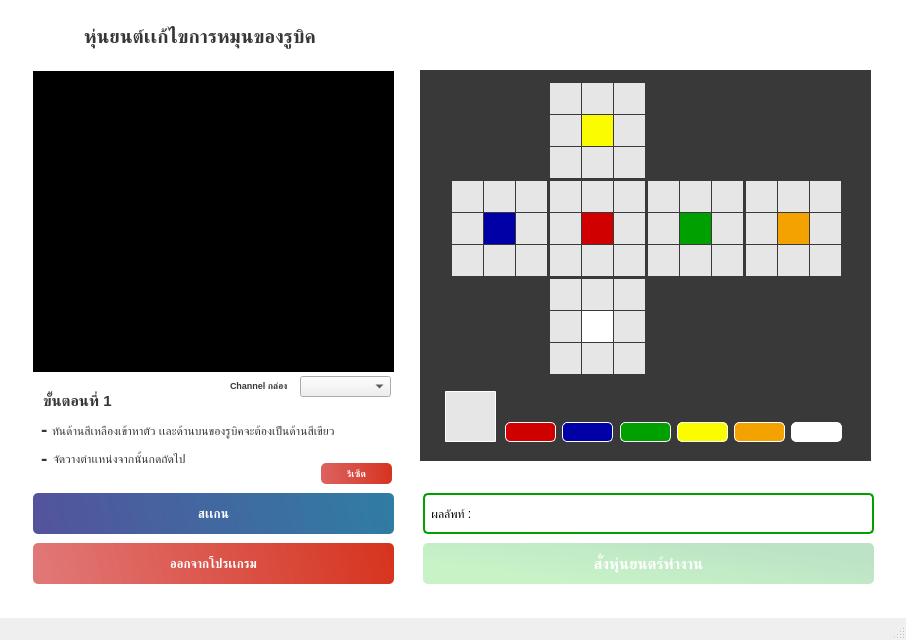
<?xml version="1.0" encoding="UTF-8"?>
<ui version="4.0">
 <class>MainWindow</class>
 <widget class="QMainWindow" name="MainWindow">
  <property name="geometry">
   <rect>
    <x>0</x>
    <y>0</y>
    <width>906</width>
    <height>640</height>
   </rect>
  </property>
  <property name="windowTitle">
   <string>MainWindow</string>
  </property>
  <widget class="QWidget" name="centralwidget">
   <widget class="QLabel" name="label_5">
    <property name="geometry">
     <rect>
      <x>43</x>
      <y>381</y>
      <width>81</width>
      <height>40</height>
     </rect>
    </property>
    <property name="font">
     <font>
      <family>Arial</family>
      <pointsize>11</pointsize>
      <weight>75</weight>
      <bold>true</bold>
     </font>
    </property>
    <property name="styleSheet">
     <string notr="true">color:rgba(0, 0, 0, 200);</string>
    </property>
    <property name="text">
     <string>ขั้นตอนที่ 1</string>
    </property>
   </widget>
   <widget class="QLabel" name="label_8">
    <property name="geometry">
     <rect>
      <x>53</x>
      <y>439</y>
      <width>241</width>
      <height>40</height>
     </rect>
    </property>
    <property name="font">
     <font>
      <family>Arial</family>
      <pointsize>9</pointsize>
      <weight>50</weight>
      <bold>false</bold>
     </font>
    </property>
    <property name="styleSheet">
     <string notr="true">color:rgba(0, 0, 0, 200);</string>
    </property>
    <property name="text">
     <string>จัดวางตำเเหน่งจากนั้นกดถัดไป</string>
    </property>
   </widget>
   <widget class="QPushButton" name="btExit">
    <property name="geometry">
     <rect>
      <x>33</x>
      <y>543</y>
      <width>361</width>
      <height>41</height>
     </rect>
    </property>
    <property name="font">
     <font>
      <pointsize>9</pointsize>
      <weight>75</weight>
      <bold>true</bold>
     </font>
    </property>
    <property name="styleSheet">
     <string notr="true">	background-color: qlineargradient(spread:pad, x1:0, y1:0.505682, x2:1, y2:0.477, stop:0 rgba(220, 98, 98, 219), stop:1 rgba(214, 52, 31 226));

	color:rgba(255, 255, 255);
	border-radius:5px;
</string>
    </property>
    <property name="text">
     <string>ออกจากโปรเเกรม</string>
    </property>
   </widget>
   <widget class="QLabel" name="label_6">
    <property name="geometry">
     <rect>
      <x>52</x>
      <y>411</y>
      <width>361</width>
      <height>40</height>
     </rect>
    </property>
    <property name="font">
     <font>
      <family>Arial</family>
      <pointsize>9</pointsize>
      <weight>50</weight>
      <bold>false</bold>
     </font>
    </property>
    <property name="styleSheet">
     <string notr="true">color:rgba(0, 0, 0, 200);</string>
    </property>
    <property name="text">
     <string>หันด้านสีเหลืองเข้าหาตัว เเละด้านบนของรูบิคจะต้องเป็นด้านสีเขียว</string>
    </property>
   </widget>
   <widget class="QLabel" name="label_10">
    <property name="geometry">
     <rect>
      <x>41</x>
      <y>443</y>
      <width>31</width>
      <height>31</height>
     </rect>
    </property>
    <property name="font">
     <font>
      <family>Arial</family>
      <pointsize>14</pointsize>
      <weight>75</weight>
      <bold>true</bold>
     </font>
    </property>
    <property name="styleSheet">
     <string notr="true">color:rgba(0, 0, 0, 200);</string>
    </property>
    <property name="text">
     <string>- </string>
    </property>
   </widget>
   <widget class="QLabel" name="label_9">
    <property name="geometry">
     <rect>
      <x>41</x>
      <y>414</y>
      <width>31</width>
      <height>31</height>
     </rect>
    </property>
    <property name="font">
     <font>
      <family>Arial</family>
      <pointsize>14</pointsize>
      <weight>75</weight>
      <bold>true</bold>
     </font>
    </property>
    <property name="styleSheet">
     <string notr="true">color:rgba(0, 0, 0, 200);</string>
    </property>
    <property name="text">
     <string>- </string>
    </property>
   </widget>
   <widget class="QLabel" name="video">
    <property name="geometry">
     <rect>
      <x>33</x>
      <y>71</y>
      <width>361</width>
      <height>301</height>
     </rect>
    </property>
    <property name="styleSheet">
     <string notr="true">background-color: rgb(0, 0, 0);
color: rgb(255, 255, 255);</string>
    </property>
    <property name="text">
     <string/>
    </property>
    <property name="alignment">
     <set>Qt::AlignCenter</set>
    </property>
   </widget>
   <widget class="QPushButton" name="btNext">
    <property name="geometry">
     <rect>
      <x>33</x>
      <y>493</y>
      <width>361</width>
      <height>41</height>
     </rect>
    </property>
    <property name="font">
     <font>
      <pointsize>9</pointsize>
      <weight>75</weight>
      <bold>true</bold>
     </font>
    </property>
    <property name="styleSheet">
     <string notr="true">background-color: qlineargradient(spread:pad, x1:0, y1:0.505682, x2:1, y2:0.477, stop:0 rgba(55, 55, 140, 219), stop:1 rgba(21, 108, 152, 226));
color:rgba(255, 255, 255);
border-radius:5px;

</string>
    </property>
    <property name="text">
     <string>สเเกน</string>
    </property>
    <property name="autoDefault">
     <bool>true</bool>
    </property>
   </widget>
   <widget class="QLabel" name="label_4">
    <property name="geometry">
     <rect>
      <x>84</x>
      <y>21</y>
      <width>271</width>
      <height>31</height>
     </rect>
    </property>
    <property name="font">
     <font>
      <family>Arial</family>
      <pointsize>14</pointsize>
      <weight>75</weight>
      <bold>true</bold>
     </font>
    </property>
    <property name="styleSheet">
     <string notr="true">color:rgba(0, 0, 0, 200);</string>
    </property>
    <property name="text">
     <string>หุ่นยนต์เเก้ไขการหมุนของรูบิค</string>
    </property>
   </widget>
   <widget class="QLabel" name="bg">
    <property name="geometry">
     <rect>
      <x>-10</x>
      <y>-20</y>
      <width>921</width>
      <height>681</height>
     </rect>
    </property>
    <property name="styleSheet">
     <string notr="true">background-color: rgb(255, 255, 255);</string>
    </property>
    <property name="text">
     <string/>
    </property>
   </widget>
   <widget class="QLabel" name="label_2">
    <property name="geometry">
     <rect>
      <x>420</x>
      <y>70</y>
      <width>451</width>
      <height>391</height>
     </rect>
    </property>
    <property name="styleSheet">
     <string notr="true">background-color: rgb(57, 57, 57);</string>
    </property>
    <property name="text">
     <string/>
    </property>
   </widget>
   <widget class="QLabel" name="result">
    <property name="geometry">
     <rect>
      <x>423</x>
      <y>493</y>
      <width>451</width>
      <height>41</height>
     </rect>
    </property>
    <property name="font">
     <font>
      <family>Arial</family>
      <pointsize>9</pointsize>
      <weight>50</weight>
      <bold>false</bold>
     </font>
    </property>
    <property name="styleSheet">
     <string notr="true">border: 2px solid rgb(0, 160, 0);
border-radius: 5px;</string>
    </property>
    <property name="text">
     <string> ผลลัพท์ : </string>
    </property>
   </widget>
   <widget class="QPushButton" name="btRobot">
    <property name="enabled">
     <bool>false</bool>
    </property>
    <property name="geometry">
     <rect>
      <x>423</x>
      <y>543</y>
      <width>451</width>
      <height>41</height>
     </rect>
    </property>
    <property name="font">
     <font>
      <pointsize>11</pointsize>
      <weight>75</weight>
      <bold>true</bold>
     </font>
    </property>
    <property name="styleSheet">
     <string notr="true">background-color: qlineargradient(spread:pad, x1:0.955, y1:0.363455, x2:0, y2:1, stop:0 rgba(84, 183, 108, 100), stop:0.75 rgba(114, 225, 112, 100));
color:rgba(255, 255, 255);
border-radius:5px;
</string>
    </property>
    <property name="text">
     <string>สั่งหุ่นยนตร์ทำงาน</string>
    </property>
    <property name="autoDefault">
     <bool>true</bool>
    </property>
   </widget>
   <widget class="QPushButton" name="btReset">
    <property name="geometry">
     <rect>
      <x>321</x>
      <y>463</y>
      <width>71</width>
      <height>21</height>
     </rect>
    </property>
    <property name="font">
     <font>
      <pointsize>7</pointsize>
      <weight>75</weight>
      <bold>true</bold>
     </font>
    </property>
    <property name="styleSheet">
     <string notr="true">	background-color: qlineargradient(spread:pad, x1:0, y1:0.505682, x2:1, y2:0.477, stop:0 rgba(220, 98, 98, 255), stop:1 rgba(214, 52, 31,255));


color:rgba(255, 255, 255);
border-radius:5px;

</string>
    </property>
    <property name="text">
     <string>รีเซ็ต</string>
    </property>
    <property name="autoDefault">
     <bool>true</bool>
    </property>
   </widget>
   <widget class="QLabel" name="label_Colors">
    <property name="geometry">
     <rect>
      <x>445</x>
      <y>391</y>
      <width>51</width>
      <height>51</height>
     </rect>
    </property>
    <property name="styleSheet">
     <string notr="true">background-color: rgb(230, 230, 230);
border: 1px solid rgb(255, 255,255);border-radius:1px;
</string>
    </property>
    <property name="text">
     <string/>
    </property>
    <property name="alignment">
     <set>Qt::AlignCenter</set>
    </property>
   </widget>
   <widget class="QPushButton" name="btR">
    <property name="geometry">
     <rect>
      <x>505</x>
      <y>422</y>
      <width>51</width>
      <height>20</height>
     </rect>
    </property>
    <property name="styleSheet">
     <string notr="true">background-color: rgb(208, 0, 0);
border: 1px solid rgb(255, 255,255);
border-radius:5px;
</string>
    </property>
    <property name="text">
     <string/>
    </property>
   </widget>
   <widget class="QPushButton" name="btB">
    <property name="geometry">
     <rect>
      <x>562</x>
      <y>422</y>
      <width>51</width>
      <height>20</height>
     </rect>
    </property>
    <property name="styleSheet">
     <string notr="true">background-color: rgb(0, 0, 167);
border-radius:5px;
border: 1px solid rgb(255, 255,255);</string>
    </property>
    <property name="text">
     <string/>
    </property>
   </widget>
   <widget class="QPushButton" name="btY">
    <property name="geometry">
     <rect>
      <x>677</x>
      <y>422</y>
      <width>51</width>
      <height>20</height>
     </rect>
    </property>
    <property name="styleSheet">
     <string notr="true">background-color: rgb(252, 252, 0);
border-radius:5px;
border: 1px solid rgb(255, 255,255);</string>
    </property>
    <property name="text">
     <string/>
    </property>
   </widget>
   <widget class="QPushButton" name="btG">
    <property name="geometry">
     <rect>
      <x>620</x>
      <y>422</y>
      <width>51</width>
      <height>20</height>
     </rect>
    </property>
    <property name="styleSheet">
     <string notr="true">background-color: rgb(0, 160, 0);
border-radius:5px;
border: 1px solid rgb(255, 255,255);</string>
    </property>
    <property name="text">
     <string/>
    </property>
   </widget>
   <widget class="QPushButton" name="btO">
    <property name="geometry">
     <rect>
      <x>734</x>
      <y>422</y>
      <width>51</width>
      <height>20</height>
     </rect>
    </property>
    <property name="styleSheet">
     <string notr="true">background-color: rgb(243, 162, 0);
border-radius:5px;
border: 1px solid rgb(255, 255,255);</string>
    </property>
    <property name="text">
     <string/>
    </property>
   </widget>
   <widget class="QPushButton" name="btW">
    <property name="geometry">
     <rect>
      <x>791</x>
      <y>422</y>
      <width>51</width>
      <height>20</height>
     </rect>
    </property>
    <property name="styleSheet">
     <string notr="true">background-color: rgb(255, 255, 255);
border-radius:5px;
border: 1px solid rgb(255, 255,255);</string>
    </property>
    <property name="text">
     <string/>
    </property>
   </widget>
   <widget class="QPushButton" name="o5">
    <property name="geometry">
     <rect>
      <x>778</x>
      <y>213</y>
      <width>31</width>
      <height>31</height>
     </rect>
    </property>
    <property name="styleSheet">
     <string notr="true">background-color: rgb(243, 162, 0);
border-radius:0px;</string>
    </property>
    <property name="text">
     <string/>
    </property>
   </widget>
   <widget class="QPushButton" name="b9">
    <property name="geometry">
     <rect>
      <x>516</x>
      <y>245</y>
      <width>31</width>
      <height>31</height>
     </rect>
    </property>
    <property name="styleSheet">
     <string notr="true">background-color: rgb(230, 230, 230);
border-radius:0px;</string>
    </property>
    <property name="text">
     <string/>
    </property>
   </widget>
   <widget class="QPushButton" name="g5">
    <property name="geometry">
     <rect>
      <x>680</x>
      <y>213</y>
      <width>31</width>
      <height>31</height>
     </rect>
    </property>
    <property name="styleSheet">
     <string notr="true">background-color: rgb(0, 160, 0);
border-radius:0px;</string>
    </property>
    <property name="text">
     <string/>
    </property>
   </widget>
   <widget class="QPushButton" name="b4">
    <property name="geometry">
     <rect>
      <x>452</x>
      <y>213</y>
      <width>31</width>
      <height>31</height>
     </rect>
    </property>
    <property name="styleSheet">
     <string notr="true">background-color: rgb(230, 230, 230);
border-radius:0px;</string>
    </property>
    <property name="text">
     <string/>
    </property>
   </widget>
   <widget class="QPushButton" name="o2">
    <property name="geometry">
     <rect>
      <x>778</x>
      <y>181</y>
      <width>31</width>
      <height>31</height>
     </rect>
    </property>
    <property name="styleSheet">
     <string notr="true">background-color: rgb(230, 230, 230);
border-radius:0px;</string>
    </property>
    <property name="text">
     <string/>
    </property>
   </widget>
   <widget class="QPushButton" name="b7">
    <property name="geometry">
     <rect>
      <x>452</x>
      <y>245</y>
      <width>31</width>
      <height>31</height>
     </rect>
    </property>
    <property name="styleSheet">
     <string notr="true">background-color: rgb(230, 230, 230);
border-radius:0px;</string>
    </property>
    <property name="text">
     <string/>
    </property>
   </widget>
   <widget class="QPushButton" name="g6">
    <property name="geometry">
     <rect>
      <x>712</x>
      <y>213</y>
      <width>31</width>
      <height>31</height>
     </rect>
    </property>
    <property name="styleSheet">
     <string notr="true">background-color: rgb(230, 230, 230);
border-radius:0px;</string>
    </property>
    <property name="text">
     <string/>
    </property>
   </widget>
   <widget class="QPushButton" name="r6">
    <property name="geometry">
     <rect>
      <x>614</x>
      <y>213</y>
      <width>31</width>
      <height>31</height>
     </rect>
    </property>
    <property name="styleSheet">
     <string notr="true">background-color: rgb(230, 230, 230);
border-radius:0px;</string>
    </property>
    <property name="text">
     <string/>
    </property>
   </widget>
   <widget class="QPushButton" name="w5">
    <property name="geometry">
     <rect>
      <x>582</x>
      <y>311</y>
      <width>31</width>
      <height>31</height>
     </rect>
    </property>
    <property name="styleSheet">
     <string notr="true">background-color: rgb(255, 255, 255);
border-radius:0px;</string>
    </property>
    <property name="text">
     <string/>
    </property>
   </widget>
   <widget class="QPushButton" name="g8">
    <property name="geometry">
     <rect>
      <x>680</x>
      <y>245</y>
      <width>31</width>
      <height>31</height>
     </rect>
    </property>
    <property name="styleSheet">
     <string notr="true">background-color: rgb(230, 230, 230);
border-radius:0px;</string>
    </property>
    <property name="text">
     <string/>
    </property>
   </widget>
   <widget class="QPushButton" name="w3">
    <property name="geometry">
     <rect>
      <x>614</x>
      <y>279</y>
      <width>31</width>
      <height>31</height>
     </rect>
    </property>
    <property name="styleSheet">
     <string notr="true">background-color: rgb(230, 230, 230);
border-radius:0px;</string>
    </property>
    <property name="text">
     <string/>
    </property>
   </widget>
   <widget class="QPushButton" name="y7">
    <property name="geometry">
     <rect>
      <x>550</x>
      <y>147</y>
      <width>31</width>
      <height>31</height>
     </rect>
    </property>
    <property name="styleSheet">
     <string notr="true">background-color: rgb(230, 230, 230);
border-radius:0px;</string>
    </property>
    <property name="text">
     <string/>
    </property>
   </widget>
   <widget class="QPushButton" name="w4">
    <property name="geometry">
     <rect>
      <x>550</x>
      <y>311</y>
      <width>31</width>
      <height>31</height>
     </rect>
    </property>
    <property name="styleSheet">
     <string notr="true">background-color: rgb(230, 230, 230);
border-radius:0px;</string>
    </property>
    <property name="text">
     <string/>
    </property>
   </widget>
   <widget class="QPushButton" name="o1">
    <property name="geometry">
     <rect>
      <x>746</x>
      <y>181</y>
      <width>31</width>
      <height>31</height>
     </rect>
    </property>
    <property name="styleSheet">
     <string notr="true">background-color: rgb(230, 230, 230);
border-radius:0px;</string>
    </property>
    <property name="text">
     <string/>
    </property>
   </widget>
   <widget class="QPushButton" name="b8">
    <property name="geometry">
     <rect>
      <x>484</x>
      <y>245</y>
      <width>31</width>
      <height>31</height>
     </rect>
    </property>
    <property name="styleSheet">
     <string notr="true">background-color: rgb(230, 230, 230);
border-radius:0px;</string>
    </property>
    <property name="text">
     <string/>
    </property>
   </widget>
   <widget class="QPushButton" name="w2">
    <property name="geometry">
     <rect>
      <x>582</x>
      <y>279</y>
      <width>31</width>
      <height>31</height>
     </rect>
    </property>
    <property name="styleSheet">
     <string notr="true">background-color: rgb(230, 230, 230);
border-radius:0px;</string>
    </property>
    <property name="text">
     <string/>
    </property>
   </widget>
   <widget class="QPushButton" name="g1">
    <property name="geometry">
     <rect>
      <x>648</x>
      <y>181</y>
      <width>31</width>
      <height>31</height>
     </rect>
    </property>
    <property name="styleSheet">
     <string notr="true">background-color: rgb(230, 230, 230);
border-radius:0px;</string>
    </property>
    <property name="text">
     <string/>
    </property>
   </widget>
   <widget class="QPushButton" name="w9">
    <property name="geometry">
     <rect>
      <x>614</x>
      <y>343</y>
      <width>31</width>
      <height>31</height>
     </rect>
    </property>
    <property name="styleSheet">
     <string notr="true">background-color: rgb(230, 230, 230);
border-radius:0px;</string>
    </property>
    <property name="text">
     <string/>
    </property>
   </widget>
   <widget class="QPushButton" name="r2">
    <property name="geometry">
     <rect>
      <x>582</x>
      <y>181</y>
      <width>31</width>
      <height>31</height>
     </rect>
    </property>
    <property name="styleSheet">
     <string notr="true">background-color: rgb(230, 230, 230);
border-radius:0px;</string>
    </property>
    <property name="text">
     <string/>
    </property>
   </widget>
   <widget class="QPushButton" name="y2">
    <property name="geometry">
     <rect>
      <x>582</x>
      <y>83</y>
      <width>31</width>
      <height>31</height>
     </rect>
    </property>
    <property name="styleSheet">
     <string notr="true">background-color: rgb(230, 230, 230);
border-radius:0px;</string>
    </property>
    <property name="text">
     <string/>
    </property>
   </widget>
   <widget class="QPushButton" name="r4">
    <property name="geometry">
     <rect>
      <x>550</x>
      <y>213</y>
      <width>31</width>
      <height>31</height>
     </rect>
    </property>
    <property name="styleSheet">
     <string notr="true">background-color: rgb(230, 230, 230);
border-radius:0px;</string>
    </property>
    <property name="text">
     <string/>
    </property>
   </widget>
   <widget class="QPushButton" name="g3">
    <property name="geometry">
     <rect>
      <x>712</x>
      <y>181</y>
      <width>31</width>
      <height>31</height>
     </rect>
    </property>
    <property name="styleSheet">
     <string notr="true">background-color: rgb(230, 230, 230);
border-radius:0px;</string>
    </property>
    <property name="text">
     <string/>
    </property>
   </widget>
   <widget class="QPushButton" name="w7">
    <property name="geometry">
     <rect>
      <x>550</x>
      <y>343</y>
      <width>31</width>
      <height>31</height>
     </rect>
    </property>
    <property name="styleSheet">
     <string notr="true">background-color: rgb(230, 230, 230);
border-radius:0px;</string>
    </property>
    <property name="text">
     <string/>
    </property>
   </widget>
   <widget class="QPushButton" name="o9">
    <property name="geometry">
     <rect>
      <x>810</x>
      <y>245</y>
      <width>31</width>
      <height>31</height>
     </rect>
    </property>
    <property name="styleSheet">
     <string notr="true">background-color: rgb(230, 230, 230);
border-radius:0px;</string>
    </property>
    <property name="text">
     <string/>
    </property>
   </widget>
   <widget class="QPushButton" name="o3">
    <property name="geometry">
     <rect>
      <x>810</x>
      <y>181</y>
      <width>31</width>
      <height>31</height>
     </rect>
    </property>
    <property name="styleSheet">
     <string notr="true">background-color: rgb(230, 230, 230);
border-radius:0px;</string>
    </property>
    <property name="text">
     <string/>
    </property>
   </widget>
   <widget class="QPushButton" name="r3">
    <property name="geometry">
     <rect>
      <x>614</x>
      <y>181</y>
      <width>31</width>
      <height>31</height>
     </rect>
    </property>
    <property name="styleSheet">
     <string notr="true">background-color: rgb(230, 230, 230);
border-radius:0px;</string>
    </property>
    <property name="text">
     <string/>
    </property>
   </widget>
   <widget class="QPushButton" name="y5">
    <property name="geometry">
     <rect>
      <x>582</x>
      <y>115</y>
      <width>31</width>
      <height>31</height>
     </rect>
    </property>
    <property name="styleSheet">
     <string notr="true">background-color: rgb(252, 252, 0);
border-radius:0px;</string>
    </property>
    <property name="text">
     <string/>
    </property>
   </widget>
   <widget class="QPushButton" name="g4">
    <property name="geometry">
     <rect>
      <x>648</x>
      <y>213</y>
      <width>31</width>
      <height>31</height>
     </rect>
    </property>
    <property name="styleSheet">
     <string notr="true">background-color: rgb(230, 230, 230);
border-radius:0px;</string>
    </property>
    <property name="text">
     <string/>
    </property>
   </widget>
   <widget class="QPushButton" name="y3">
    <property name="geometry">
     <rect>
      <x>614</x>
      <y>83</y>
      <width>31</width>
      <height>31</height>
     </rect>
    </property>
    <property name="styleSheet">
     <string notr="true">background-color: rgb(230, 230, 230);
border-radius:0px;</string>
    </property>
    <property name="text">
     <string/>
    </property>
   </widget>
   <widget class="QPushButton" name="r7">
    <property name="geometry">
     <rect>
      <x>550</x>
      <y>245</y>
      <width>31</width>
      <height>31</height>
     </rect>
    </property>
    <property name="styleSheet">
     <string notr="true">background-color: rgb(230, 230, 230);
border-radius:0px;</string>
    </property>
    <property name="text">
     <string/>
    </property>
   </widget>
   <widget class="QPushButton" name="g7">
    <property name="geometry">
     <rect>
      <x>648</x>
      <y>245</y>
      <width>31</width>
      <height>31</height>
     </rect>
    </property>
    <property name="styleSheet">
     <string notr="true">background-color: rgb(230, 230, 230);
border-radius:0px;</string>
    </property>
    <property name="text">
     <string/>
    </property>
   </widget>
   <widget class="QPushButton" name="r5">
    <property name="geometry">
     <rect>
      <x>582</x>
      <y>213</y>
      <width>31</width>
      <height>31</height>
     </rect>
    </property>
    <property name="styleSheet">
     <string notr="true">background-color: rgb(208, 0, 0);
border-radius:0px;</string>
    </property>
    <property name="text">
     <string/>
    </property>
   </widget>
   <widget class="QPushButton" name="y8">
    <property name="geometry">
     <rect>
      <x>582</x>
      <y>147</y>
      <width>31</width>
      <height>31</height>
     </rect>
    </property>
    <property name="styleSheet">
     <string notr="true">background-color: rgb(230, 230, 230);
border-radius:0px;</string>
    </property>
    <property name="text">
     <string/>
    </property>
   </widget>
   <widget class="QPushButton" name="b1">
    <property name="geometry">
     <rect>
      <x>452</x>
      <y>181</y>
      <width>31</width>
      <height>31</height>
     </rect>
    </property>
    <property name="styleSheet">
     <string notr="true">background-color: rgb(230, 230, 230);
border-radius:0px;</string>
    </property>
    <property name="text">
     <string/>
    </property>
   </widget>
   <widget class="QPushButton" name="y9">
    <property name="geometry">
     <rect>
      <x>614</x>
      <y>147</y>
      <width>31</width>
      <height>31</height>
     </rect>
    </property>
    <property name="styleSheet">
     <string notr="true">background-color: rgb(230, 230, 230);
border-radius:0px;</string>
    </property>
    <property name="text">
     <string/>
    </property>
   </widget>
   <widget class="QPushButton" name="o4">
    <property name="geometry">
     <rect>
      <x>746</x>
      <y>213</y>
      <width>31</width>
      <height>31</height>
     </rect>
    </property>
    <property name="styleSheet">
     <string notr="true">background-color: rgb(230, 230, 230);
border-radius:0px;</string>
    </property>
    <property name="text">
     <string/>
    </property>
   </widget>
   <widget class="QPushButton" name="y1">
    <property name="geometry">
     <rect>
      <x>550</x>
      <y>83</y>
      <width>31</width>
      <height>31</height>
     </rect>
    </property>
    <property name="styleSheet">
     <string notr="true">background-color: rgb(230, 230, 230);

border-radius:0px;</string>
    </property>
    <property name="text">
     <string/>
    </property>
   </widget>
   <widget class="QPushButton" name="w6">
    <property name="geometry">
     <rect>
      <x>614</x>
      <y>311</y>
      <width>31</width>
      <height>31</height>
     </rect>
    </property>
    <property name="styleSheet">
     <string notr="true">background-color: rgb(230, 230, 230);
border-radius:0px;</string>
    </property>
    <property name="text">
     <string/>
    </property>
   </widget>
   <widget class="QPushButton" name="r8">
    <property name="geometry">
     <rect>
      <x>582</x>
      <y>245</y>
      <width>31</width>
      <height>31</height>
     </rect>
    </property>
    <property name="styleSheet">
     <string notr="true">background-color: rgb(230, 230, 230);
border-radius:0px;</string>
    </property>
    <property name="text">
     <string/>
    </property>
   </widget>
   <widget class="QPushButton" name="r1">
    <property name="geometry">
     <rect>
      <x>550</x>
      <y>181</y>
      <width>31</width>
      <height>31</height>
     </rect>
    </property>
    <property name="styleSheet">
     <string notr="true">background-color: rgb(230, 230, 230);
border-radius:0px;</string>
    </property>
    <property name="text">
     <string/>
    </property>
   </widget>
   <widget class="QPushButton" name="y4">
    <property name="geometry">
     <rect>
      <x>550</x>
      <y>115</y>
      <width>31</width>
      <height>31</height>
     </rect>
    </property>
    <property name="styleSheet">
     <string notr="true">background-color: rgb(230, 230, 230);
border-radius:0px;</string>
    </property>
    <property name="text">
     <string/>
    </property>
   </widget>
   <widget class="QPushButton" name="b5">
    <property name="geometry">
     <rect>
      <x>484</x>
      <y>213</y>
      <width>31</width>
      <height>31</height>
     </rect>
    </property>
    <property name="styleSheet">
     <string notr="true">background-color: rgb(0, 0, 167);
border-radius:0px;</string>
    </property>
    <property name="text">
     <string/>
    </property>
   </widget>
   <widget class="QPushButton" name="o6">
    <property name="geometry">
     <rect>
      <x>810</x>
      <y>213</y>
      <width>31</width>
      <height>31</height>
     </rect>
    </property>
    <property name="styleSheet">
     <string notr="true">background-color: rgb(230, 230, 230);
border-radius:0px;</string>
    </property>
    <property name="text">
     <string/>
    </property>
   </widget>
   <widget class="QPushButton" name="w8">
    <property name="geometry">
     <rect>
      <x>582</x>
      <y>343</y>
      <width>31</width>
      <height>31</height>
     </rect>
    </property>
    <property name="styleSheet">
     <string notr="true">background-color: rgb(230, 230, 230);
border-radius:0px;</string>
    </property>
    <property name="text">
     <string/>
    </property>
   </widget>
   <widget class="QPushButton" name="r9">
    <property name="geometry">
     <rect>
      <x>614</x>
      <y>245</y>
      <width>31</width>
      <height>31</height>
     </rect>
    </property>
    <property name="styleSheet">
     <string notr="true">background-color: rgb(230, 230, 230);
border-radius:0px;</string>
    </property>
    <property name="text">
     <string/>
    </property>
   </widget>
   <widget class="QPushButton" name="o8">
    <property name="geometry">
     <rect>
      <x>778</x>
      <y>245</y>
      <width>31</width>
      <height>31</height>
     </rect>
    </property>
    <property name="styleSheet">
     <string notr="true">background-color: rgb(230, 230, 230);
border-radius:0px;</string>
    </property>
    <property name="text">
     <string/>
    </property>
   </widget>
   <widget class="QPushButton" name="w1">
    <property name="geometry">
     <rect>
      <x>550</x>
      <y>279</y>
      <width>31</width>
      <height>31</height>
     </rect>
    </property>
    <property name="styleSheet">
     <string notr="true">background-color: rgb(230, 230, 230);
border-radius:0px;</string>
    </property>
    <property name="text">
     <string/>
    </property>
   </widget>
   <widget class="QPushButton" name="g9">
    <property name="geometry">
     <rect>
      <x>712</x>
      <y>245</y>
      <width>31</width>
      <height>31</height>
     </rect>
    </property>
    <property name="styleSheet">
     <string notr="true">background-color: rgb(230, 230, 230);
border-radius:0px;</string>
    </property>
    <property name="text">
     <string/>
    </property>
   </widget>
   <widget class="QPushButton" name="b6">
    <property name="geometry">
     <rect>
      <x>516</x>
      <y>213</y>
      <width>31</width>
      <height>31</height>
     </rect>
    </property>
    <property name="styleSheet">
     <string notr="true">background-color: rgb(230, 230, 230);
border-radius:0px;</string>
    </property>
    <property name="text">
     <string/>
    </property>
   </widget>
   <widget class="QPushButton" name="y6">
    <property name="geometry">
     <rect>
      <x>614</x>
      <y>115</y>
      <width>31</width>
      <height>31</height>
     </rect>
    </property>
    <property name="styleSheet">
     <string notr="true">background-color: rgb(230, 230, 230);
border-radius:0px;</string>
    </property>
    <property name="text">
     <string/>
    </property>
   </widget>
   <widget class="QPushButton" name="b2">
    <property name="geometry">
     <rect>
      <x>484</x>
      <y>181</y>
      <width>31</width>
      <height>31</height>
     </rect>
    </property>
    <property name="styleSheet">
     <string notr="true">background-color: rgb(230, 230, 230);
border-radius:0px;</string>
    </property>
    <property name="text">
     <string/>
    </property>
   </widget>
   <widget class="QPushButton" name="b3">
    <property name="geometry">
     <rect>
      <x>516</x>
      <y>181</y>
      <width>31</width>
      <height>31</height>
     </rect>
    </property>
    <property name="styleSheet">
     <string notr="true">background-color: rgb(230, 230, 230);
border-radius:0px;</string>
    </property>
    <property name="text">
     <string/>
    </property>
   </widget>
   <widget class="QPushButton" name="o7">
    <property name="geometry">
     <rect>
      <x>746</x>
      <y>245</y>
      <width>31</width>
      <height>31</height>
     </rect>
    </property>
    <property name="styleSheet">
     <string notr="true">background-color: rgb(230, 230, 230);
border-radius:0px;</string>
    </property>
    <property name="text">
     <string/>
    </property>
   </widget>
   <widget class="QPushButton" name="g2">
    <property name="geometry">
     <rect>
      <x>680</x>
      <y>181</y>
      <width>31</width>
      <height>31</height>
     </rect>
    </property>
    <property name="styleSheet">
     <string notr="true">background-color: rgb(230, 230, 230);
border-radius:0px;</string>
    </property>
    <property name="text">
     <string/>
    </property>
   </widget>
   <widget class="QLabel" name="cam">
    <property name="geometry">
     <rect>
      <x>230</x>
      <y>365</y>
      <width>71</width>
      <height>40</height>
     </rect>
    </property>
    <property name="font">
     <font>
      <family>Arial</family>
      <pointsize>7</pointsize>
      <weight>75</weight>
      <bold>true</bold>
     </font>
    </property>
    <property name="styleSheet">
     <string notr="true">color:rgba(0, 0, 0, 200);</string>
    </property>
    <property name="text">
     <string>Channel กล่อง </string>
    </property>
   </widget>
   <widget class="QComboBox" name="comboBox">
    <property name="geometry">
     <rect>
      <x>300</x>
      <y>376</y>
      <width>91</width>
      <height>21</height>
     </rect>
    </property>
   </widget>
   <zorder>bg</zorder>
   <zorder>label_2</zorder>
   <zorder>btExit</zorder>
   <zorder>label_6</zorder>
   <zorder>label_4</zorder>
   <zorder>btNext</zorder>
   <zorder>video</zorder>
   <zorder>label_9</zorder>
   <zorder>label_8</zorder>
   <zorder>label_10</zorder>
   <zorder>label_5</zorder>
   <zorder>result</zorder>
   <zorder>btRobot</zorder>
   <zorder>btReset</zorder>
   <zorder>label_Colors</zorder>
   <zorder>btR</zorder>
   <zorder>btB</zorder>
   <zorder>btY</zorder>
   <zorder>btG</zorder>
   <zorder>btO</zorder>
   <zorder>btW</zorder>
   <zorder>o5</zorder>
   <zorder>b9</zorder>
   <zorder>g5</zorder>
   <zorder>b4</zorder>
   <zorder>o2</zorder>
   <zorder>b7</zorder>
   <zorder>g6</zorder>
   <zorder>r6</zorder>
   <zorder>w5</zorder>
   <zorder>g8</zorder>
   <zorder>w3</zorder>
   <zorder>y7</zorder>
   <zorder>w4</zorder>
   <zorder>o1</zorder>
   <zorder>b8</zorder>
   <zorder>w2</zorder>
   <zorder>g1</zorder>
   <zorder>w9</zorder>
   <zorder>r2</zorder>
   <zorder>y2</zorder>
   <zorder>r4</zorder>
   <zorder>g3</zorder>
   <zorder>w7</zorder>
   <zorder>o9</zorder>
   <zorder>o3</zorder>
   <zorder>r3</zorder>
   <zorder>y5</zorder>
   <zorder>g4</zorder>
   <zorder>y3</zorder>
   <zorder>r7</zorder>
   <zorder>g7</zorder>
   <zorder>r5</zorder>
   <zorder>y8</zorder>
   <zorder>b1</zorder>
   <zorder>y9</zorder>
   <zorder>o4</zorder>
   <zorder>y1</zorder>
   <zorder>w6</zorder>
   <zorder>r8</zorder>
   <zorder>r1</zorder>
   <zorder>y4</zorder>
   <zorder>b5</zorder>
   <zorder>o6</zorder>
   <zorder>w8</zorder>
   <zorder>r9</zorder>
   <zorder>o8</zorder>
   <zorder>w1</zorder>
   <zorder>g9</zorder>
   <zorder>b6</zorder>
   <zorder>y6</zorder>
   <zorder>b2</zorder>
   <zorder>b3</zorder>
   <zorder>o7</zorder>
   <zorder>g2</zorder>
   <zorder>cam</zorder>
   <zorder>comboBox</zorder>
  </widget>
  <widget class="QMenuBar" name="menubar">
   <property name="geometry">
    <rect>
     <x>0</x>
     <y>0</y>
     <width>906</width>
     <height>21</height>
    </rect>
   </property>
  </widget>
  <widget class="QStatusBar" name="statusbar"/>
 </widget>
 <resources/>
 <connections/>
</ui>
